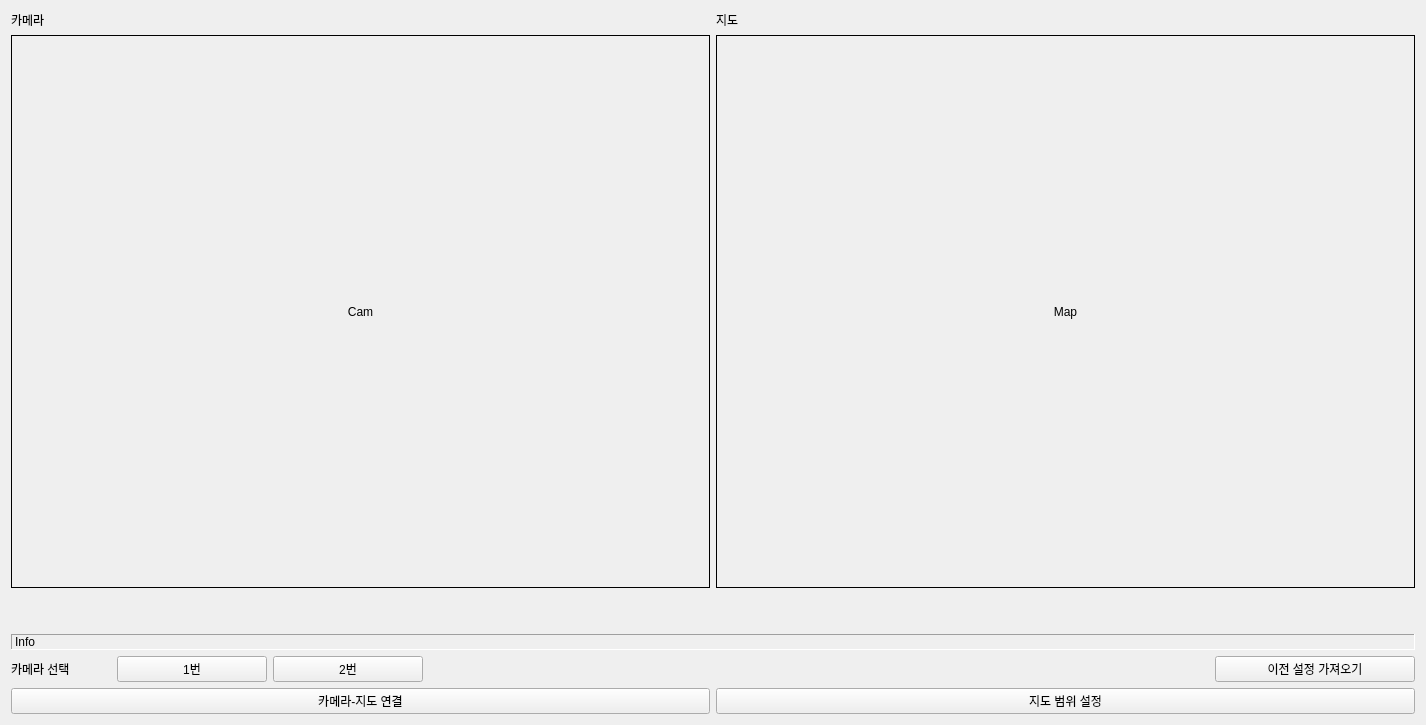
<?xml version="1.0" encoding="UTF-8"?>
<ui version="4.0">
 <class>Tab3Mapping</class>
 <widget class="QWidget" name="Tab3Mapping">
  <property name="geometry">
   <rect>
    <x>0</x>
    <y>0</y>
    <width>1426</width>
    <height>725</height>
   </rect>
  </property>
  <property name="windowTitle">
   <string>Form</string>
  </property>
  <layout class="QVBoxLayout" name="verticalLayout_3" stretch="6,0,0,0">
   <item>
    <layout class="QHBoxLayout" name="horizontalLayout" stretch="0,0">
     <item>
      <layout class="QVBoxLayout" name="verticalLayout" stretch="0,1,0">
       <item>
        <widget class="QLabel" name="label">
         <property name="text">
          <string>카메라</string>
         </property>
        </widget>
       </item>
       <item>
        <widget class="QLabel" name="labelCamView">
         <property name="minimumSize">
          <size>
           <width>300</width>
           <height>300</height>
          </size>
         </property>
         <property name="frameShape">
          <enum>QFrame::Box</enum>
         </property>
         <property name="frameShadow">
          <enum>QFrame::Plain</enum>
         </property>
         <property name="text">
          <string>Cam</string>
         </property>
         <property name="alignment">
          <set>Qt::AlignCenter</set>
         </property>
        </widget>
       </item>
       <item>
        <spacer name="verticalSpacer">
         <property name="orientation">
          <enum>Qt::Vertical</enum>
         </property>
         <property name="sizeHint" stdset="0">
          <size>
           <width>20</width>
           <height>40</height>
          </size>
         </property>
        </spacer>
       </item>
      </layout>
     </item>
     <item>
      <layout class="QVBoxLayout" name="verticalLayout_2" stretch="0,1,0">
       <item>
        <widget class="QLabel" name="label_2">
         <property name="minimumSize">
          <size>
           <width>0</width>
           <height>0</height>
          </size>
         </property>
         <property name="text">
          <string>지도</string>
         </property>
        </widget>
       </item>
       <item>
        <widget class="QLabel" name="labelMapView">
         <property name="minimumSize">
          <size>
           <width>300</width>
           <height>300</height>
          </size>
         </property>
         <property name="frameShape">
          <enum>QFrame::Box</enum>
         </property>
         <property name="frameShadow">
          <enum>QFrame::Plain</enum>
         </property>
         <property name="text">
          <string>Map</string>
         </property>
         <property name="alignment">
          <set>Qt::AlignCenter</set>
         </property>
        </widget>
       </item>
       <item>
        <spacer name="verticalSpacer_2">
         <property name="orientation">
          <enum>Qt::Vertical</enum>
         </property>
         <property name="sizeHint" stdset="0">
          <size>
           <width>20</width>
           <height>40</height>
          </size>
         </property>
        </spacer>
       </item>
      </layout>
     </item>
    </layout>
   </item>
   <item>
    <widget class="QLabel" name="labelInfoText">
     <property name="frameShape">
      <enum>QFrame::Panel</enum>
     </property>
     <property name="frameShadow">
      <enum>QFrame::Sunken</enum>
     </property>
     <property name="text">
      <string>Info</string>
     </property>
    </widget>
   </item>
   <item>
    <layout class="QHBoxLayout" name="horizontalLayout_2" stretch="0,0,0,0,0">
     <item>
      <widget class="QLabel" name="label_3">
       <property name="minimumSize">
        <size>
         <width>100</width>
         <height>0</height>
        </size>
       </property>
       <property name="text">
        <string>카메라 선택</string>
       </property>
      </widget>
     </item>
     <item>
      <widget class="QPushButton" name="btnCam1Select">
       <property name="minimumSize">
        <size>
         <width>150</width>
         <height>0</height>
        </size>
       </property>
       <property name="text">
        <string>1번</string>
       </property>
      </widget>
     </item>
     <item>
      <widget class="QPushButton" name="btnCam2Select">
       <property name="enabled">
        <bool>true</bool>
       </property>
       <property name="minimumSize">
        <size>
         <width>150</width>
         <height>0</height>
        </size>
       </property>
       <property name="text">
        <string>2번</string>
       </property>
      </widget>
     </item>
     <item>
      <spacer name="horizontalSpacer">
       <property name="orientation">
        <enum>Qt::Horizontal</enum>
       </property>
       <property name="sizeHint" stdset="0">
        <size>
         <width>40</width>
         <height>20</height>
        </size>
       </property>
      </spacer>
     </item>
     <item>
      <widget class="QPushButton" name="btnRestoreSetting">
       <property name="minimumSize">
        <size>
         <width>200</width>
         <height>0</height>
        </size>
       </property>
       <property name="text">
        <string>이전 설정 가져오기</string>
       </property>
      </widget>
     </item>
    </layout>
   </item>
   <item>
    <layout class="QHBoxLayout" name="horizontalLayout_3">
     <item>
      <widget class="QPushButton" name="btnCamMapConnect">
       <property name="text">
        <string>카메라-지도 연결</string>
       </property>
       <property name="checkable">
        <bool>true</bool>
       </property>
      </widget>
     </item>
     <item>
      <widget class="QPushButton" name="btnMapAreaSet">
       <property name="text">
        <string>지도 범위 설정</string>
       </property>
       <property name="checkable">
        <bool>true</bool>
       </property>
      </widget>
     </item>
    </layout>
   </item>
  </layout>
 </widget>
 <resources/>
 <connections/>
</ui>
